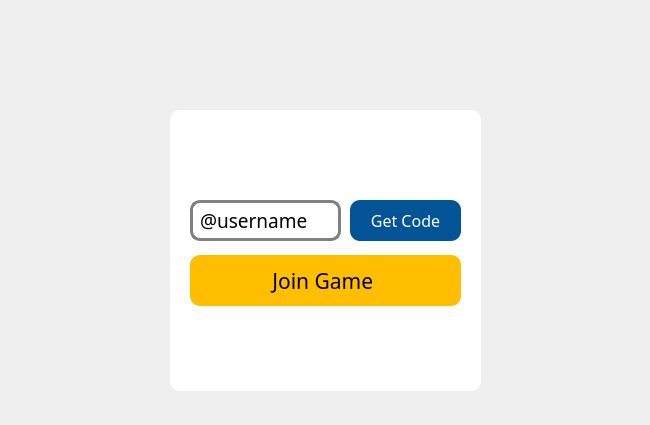
<?xml version="1.0" encoding="UTF-8"?>
<ui version="4.0">
 <class>CreatePrivateRoomClass</class>
 <widget class="QMainWindow" name="CreatePrivateRoomClass">
  <property name="geometry">
   <rect>
    <x>0</x>
    <y>0</y>
    <width>650</width>
    <height>425</height>
   </rect>
  </property>
  <property name="minimumSize">
   <size>
    <width>650</width>
    <height>425</height>
   </size>
  </property>
  <property name="maximumSize">
   <size>
    <width>650</width>
    <height>425</height>
   </size>
  </property>
  <property name="font">
   <font>
    <family>Nunito Medium</family>
   </font>
  </property>
  <property name="windowTitle">
   <string>Gartic - Create Private Room</string>
  </property>
  <property name="windowIcon">
   <iconset resource="Frontend.qrc">
    <normaloff>:/Frontend/assets/images/appicon.ico</normaloff>:/Frontend/assets/images/appicon.ico</iconset>
  </property>
  <widget class="QWidget" name="centralWidget">
   <widget class="QGroupBox" name="groupBox_join_game_window">
    <property name="geometry">
     <rect>
      <x>170</x>
      <y>110</y>
      <width>311</width>
      <height>281</height>
     </rect>
    </property>
    <property name="font">
     <font>
      <family>Nunito Medium</family>
      <pointsize>16</pointsize>
      <bold>false</bold>
      <underline>false</underline>
      <strikeout>false</strikeout>
     </font>
    </property>
    <property name="autoFillBackground">
     <bool>false</bool>
    </property>
    <property name="styleSheet">
     <string notr="true">background-color: rgb(255, 255, 255);
border-radius: 10px;</string>
    </property>
    <property name="flat">
     <bool>false</bool>
    </property>
    <property name="checkable">
     <bool>false</bool>
    </property>
    <widget class="QLabel" name="label_playNowBadge">
     <property name="geometry">
      <rect>
       <x>50</x>
       <y>20</y>
       <width>211</width>
       <height>51</height>
      </rect>
     </property>
     <property name="text">
      <string/>
     </property>
     <property name="pixmap">
      <pixmap resource="Frontend.qrc">:/Frontend/assets/images/play-now-badge.png</pixmap>
     </property>
     <property name="scaledContents">
      <bool>true</bool>
     </property>
    </widget>
    <widget class="QPushButton" name="pushButton_joinGame">
     <property name="geometry">
      <rect>
       <x>20</x>
       <y>145</y>
       <width>271</width>
       <height>51</height>
      </rect>
     </property>
     <property name="font">
      <font>
       <family>Nunito Medium</family>
       <pointsize>16</pointsize>
      </font>
     </property>
     <property name="cursor">
      <cursorShape>ArrowCursor</cursorShape>
     </property>
     <property name="layoutDirection">
      <enum>Qt::RightToLeft</enum>
     </property>
     <property name="styleSheet">
      <string notr="true">background-color: rgb(255, 191, 0);</string>
     </property>
     <property name="text">
      <string>Join Game </string>
     </property>
     <property name="icon">
      <iconset resource="Frontend.qrc">
       <normaloff>:/Frontend/assets/images/go-next-icon-black.ico</normaloff>:/Frontend/assets/images/go-next-icon-black.ico</iconset>
     </property>
     <property name="iconSize">
      <size>
       <width>20</width>
       <height>20</height>
      </size>
     </property>
     <property name="checkable">
      <bool>false</bool>
     </property>
    </widget>
    <widget class="QLineEdit" name="lineEdit_usernameDisplay">
     <property name="geometry">
      <rect>
       <x>20</x>
       <y>90</y>
       <width>151</width>
       <height>41</height>
      </rect>
     </property>
     <property name="font">
      <font>
       <family>Nunito Medium</family>
       <pointsize>14</pointsize>
      </font>
     </property>
     <property name="styleSheet">
      <string notr="true">border: 3px solid gray;
padding-left:5px;</string>
     </property>
     <property name="text">
      <string>@username</string>
     </property>
     <property name="readOnly">
      <bool>true</bool>
     </property>
    </widget>
    <widget class="QPushButton" name="pushButton_userProfile">
     <property name="geometry">
      <rect>
       <x>180</x>
       <y>90</y>
       <width>111</width>
       <height>41</height>
      </rect>
     </property>
     <property name="font">
      <font>
       <family>Nunito Medium</family>
       <pointsize>12</pointsize>
       <stylestrategy>PreferAntialias</stylestrategy>
      </font>
     </property>
     <property name="cursor">
      <cursorShape>ArrowCursor</cursorShape>
     </property>
     <property name="layoutDirection">
      <enum>Qt::RightToLeft</enum>
     </property>
     <property name="styleSheet">
      <string notr="true">background-color: rgb(3, 83, 151);
color: rgb(255, 255, 255);</string>
     </property>
     <property name="text">
      <string>Get Code</string>
     </property>
     <property name="iconSize">
      <size>
       <width>41</width>
       <height>41</height>
      </size>
     </property>
     <property name="checkable">
      <bool>false</bool>
     </property>
    </widget>
   </widget>
   <widget class="QLabel" name="label_background">
    <property name="enabled">
     <bool>true</bool>
    </property>
    <property name="geometry">
     <rect>
      <x>-10</x>
      <y>0</y>
      <width>711</width>
      <height>501</height>
     </rect>
    </property>
    <property name="font">
     <font>
      <family>Nunito Medium</family>
      <stylestrategy>PreferAntialias</stylestrategy>
     </font>
    </property>
    <property name="text">
     <string/>
    </property>
    <property name="pixmap">
     <pixmap resource="Frontend.qrc">:/Frontend/assets/images/background.png</pixmap>
    </property>
    <property name="scaledContents">
     <bool>true</bool>
    </property>
    <property name="wordWrap">
     <bool>false</bool>
    </property>
   </widget>
   <widget class="QLabel" name="label_logo">
    <property name="geometry">
     <rect>
      <x>217</x>
      <y>30</y>
      <width>211</width>
      <height>55</height>
     </rect>
    </property>
    <property name="text">
     <string/>
    </property>
    <property name="pixmap">
     <pixmap resource="Frontend.qrc">:/Frontend/assets/images/gartic-logo.png</pixmap>
    </property>
    <property name="scaledContents">
     <bool>true</bool>
    </property>
   </widget>
   <zorder>label_background</zorder>
   <zorder>groupBox_join_game_window</zorder>
   <zorder>label_logo</zorder>
  </widget>
 </widget>
 <layoutdefault spacing="6" margin="11"/>
 <resources>
  <include location="Frontend.qrc"/>
 </resources>
 <connections/>
</ui>
